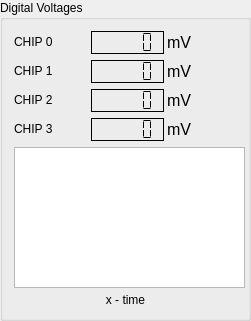
       <widget class="QGroupBox" name="groupBox_4">
        <property name="geometry">
         <rect>
          <x>10</x>
          <y>350</y>
          <width>251</width>
          <height>321</height>
         </rect>
        </property>
        <property name="minimumSize">
         <size>
          <width>251</width>
          <height>321</height>
         </size>
        </property>
        <property name="maximumSize">
         <size>
          <width>251</width>
          <height>321</height>
         </size>
        </property>
        <property name="title">
         <string>Digital Voltages</string>
        </property>
        <layout class="QVBoxLayout" name="verticalLayout_4">
         <item>
          <layout class="QGridLayout" name="gridLayout_8">
           <item row="0" column="1">
            <widget class="QLCDNumber" name="lcdNumber_10">
             <property name="minimumSize">
              <size>
               <width>73</width>
               <height>23</height>
              </size>
             </property>
             <property name="maximumSize">
              <size>
               <width>73</width>
               <height>23</height>
              </size>
             </property>
             <property name="font">
              <font>
               <underline>false</underline>
              </font>
             </property>
             <property name="frameShape">
              <enum>QFrame::Box</enum>
             </property>
             <property name="frameShadow">
              <enum>QFrame::Plain</enum>
             </property>
             <property name="lineWidth">
              <number>1</number>
             </property>
             <property name="midLineWidth">
              <number>0</number>
             </property>
             <property name="smallDecimalPoint">
              <bool>false</bool>
             </property>
             <property name="segmentStyle">
              <enum>QLCDNumber::Flat</enum>
             </property>
            </widget>
           </item>
           <item row="3" column="1">
            <widget class="QLCDNumber" name="lcdNumber_11">
             <property name="minimumSize">
              <size>
               <width>73</width>
               <height>23</height>
              </size>
             </property>
             <property name="maximumSize">
              <size>
               <width>73</width>
               <height>23</height>
              </size>
             </property>
             <property name="font">
              <font>
               <underline>false</underline>
              </font>
             </property>
             <property name="frameShape">
              <enum>QFrame::Box</enum>
             </property>
             <property name="frameShadow">
              <enum>QFrame::Plain</enum>
             </property>
             <property name="lineWidth">
              <number>1</number>
             </property>
             <property name="midLineWidth">
              <number>0</number>
             </property>
             <property name="smallDecimalPoint">
              <bool>false</bool>
             </property>
             <property name="segmentStyle">
              <enum>QLCDNumber::Flat</enum>
             </property>
            </widget>
           </item>
           <item row="1" column="0">
            <widget class="QLabel" name="label_26">
             <property name="minimumSize">
              <size>
               <width>72</width>
               <height>23</height>
              </size>
             </property>
             <property name="maximumSize">
              <size>
               <width>72</width>
               <height>23</height>
              </size>
             </property>
             <property name="text">
              <string>&lt;html&gt;&lt;head/&gt;&lt;body&gt;&lt;p&gt;CHIP 1&lt;/p&gt;&lt;/body&gt;&lt;/html&gt;</string>
             </property>
            </widget>
           </item>
           <item row="3" column="0">
            <widget class="QLabel" name="label_27">
             <property name="minimumSize">
              <size>
               <width>72</width>
               <height>23</height>
              </size>
             </property>
             <property name="maximumSize">
              <size>
               <width>72</width>
               <height>23</height>
              </size>
             </property>
             <property name="text">
              <string>&lt;html&gt;&lt;head/&gt;&lt;body&gt;&lt;p&gt;CHIP 3&lt;/p&gt;&lt;/body&gt;&lt;/html&gt;</string>
             </property>
            </widget>
           </item>
           <item row="2" column="0">
            <widget class="QLabel" name="label_28">
             <property name="minimumSize">
              <size>
               <width>72</width>
               <height>23</height>
              </size>
             </property>
             <property name="maximumSize">
              <size>
               <width>72</width>
               <height>23</height>
              </size>
             </property>
             <property name="text">
              <string>&lt;html&gt;&lt;head/&gt;&lt;body&gt;&lt;p&gt;CHIP 2&lt;/p&gt;&lt;/body&gt;&lt;/html&gt;</string>
             </property>
            </widget>
           </item>
           <item row="2" column="1">
            <widget class="QLCDNumber" name="lcdNumber_12">
             <property name="minimumSize">
              <size>
               <width>73</width>
               <height>23</height>
              </size>
             </property>
             <property name="maximumSize">
              <size>
               <width>73</width>
               <height>23</height>
              </size>
             </property>
             <property name="font">
              <font>
               <underline>false</underline>
              </font>
             </property>
             <property name="frameShape">
              <enum>QFrame::Box</enum>
             </property>
             <property name="frameShadow">
              <enum>QFrame::Plain</enum>
             </property>
             <property name="lineWidth">
              <number>1</number>
             </property>
             <property name="midLineWidth">
              <number>0</number>
             </property>
             <property name="smallDecimalPoint">
              <bool>false</bool>
             </property>
             <property name="segmentStyle">
              <enum>QLCDNumber::Flat</enum>
             </property>
            </widget>
           </item>
           <item row="1" column="1">
            <widget class="QLCDNumber" name="lcdNumber_13">
             <property name="minimumSize">
              <size>
               <width>73</width>
               <height>23</height>
              </size>
             </property>
             <property name="maximumSize">
              <size>
               <width>73</width>
               <height>23</height>
              </size>
             </property>
             <property name="font">
              <font>
               <underline>false</underline>
              </font>
             </property>
             <property name="frameShape">
              <enum>QFrame::Box</enum>
             </property>
             <property name="frameShadow">
              <enum>QFrame::Plain</enum>
             </property>
             <property name="lineWidth">
              <number>1</number>
             </property>
             <property name="midLineWidth">
              <number>0</number>
             </property>
             <property name="smallDecimalPoint">
              <bool>false</bool>
             </property>
             <property name="segmentStyle">
              <enum>QLCDNumber::Flat</enum>
             </property>
            </widget>
           </item>
           <item row="2" column="2">
            <widget class="QLabel" name="label_29">
             <property name="minimumSize">
              <size>
               <width>72</width>
               <height>23</height>
              </size>
             </property>
             <property name="maximumSize">
              <size>
               <width>72</width>
               <height>23</height>
              </size>
             </property>
             <property name="text">
              <string>&lt;html&gt;&lt;head/&gt;&lt;body&gt;&lt;p&gt;&lt;span style=&quot; font-size:12pt;&quot;&gt;mV&lt;/span&gt;&lt;/p&gt;&lt;/body&gt;&lt;/html&gt;</string>
             </property>
            </widget>
           </item>
           <item row="0" column="2">
            <widget class="QLabel" name="label_30">
             <property name="minimumSize">
              <size>
               <width>72</width>
               <height>23</height>
              </size>
             </property>
             <property name="maximumSize">
              <size>
               <width>72</width>
               <height>23</height>
              </size>
             </property>
             <property name="text">
              <string>&lt;html&gt;&lt;head/&gt;&lt;body&gt;&lt;p&gt;&lt;span style=&quot; font-size:12pt;&quot;&gt;mV&lt;/span&gt;&lt;/p&gt;&lt;/body&gt;&lt;/html&gt;</string>
             </property>
            </widget>
           </item>
           <item row="1" column="2">
            <widget class="QLabel" name="label_31">
             <property name="minimumSize">
              <size>
               <width>72</width>
               <height>23</height>
              </size>
             </property>
             <property name="maximumSize">
              <size>
               <width>72</width>
               <height>23</height>
              </size>
             </property>
             <property name="text">
              <string>&lt;html&gt;&lt;head/&gt;&lt;body&gt;&lt;p&gt;&lt;span style=&quot; font-size:12pt;&quot;&gt;mV&lt;/span&gt;&lt;/p&gt;&lt;/body&gt;&lt;/html&gt;</string>
             </property>
            </widget>
           </item>
           <item row="3" column="2">
            <widget class="QLabel" name="label_32">
             <property name="minimumSize">
              <size>
               <width>72</width>
               <height>23</height>
              </size>
             </property>
             <property name="maximumSize">
              <size>
               <width>72</width>
               <height>23</height>
              </size>
             </property>
             <property name="text">
              <string>&lt;html&gt;&lt;head/&gt;&lt;body&gt;&lt;p&gt;&lt;span style=&quot; font-size:12pt;&quot;&gt;mV&lt;/span&gt;&lt;/p&gt;&lt;/body&gt;&lt;/html&gt;</string>
             </property>
            </widget>
           </item>
           <item row="0" column="0">
            <widget class="QLabel" name="label_33">
             <property name="minimumSize">
              <size>
               <width>72</width>
               <height>23</height>
              </size>
             </property>
             <property name="maximumSize">
              <size>
               <width>72</width>
               <height>23</height>
              </size>
             </property>
             <property name="text">
              <string>&lt;html&gt;&lt;head/&gt;&lt;body&gt;&lt;p&gt;CHIP 0&lt;/p&gt;&lt;/body&gt;&lt;/html&gt;</string>
             </property>
            </widget>
           </item>
          </layout>
         </item>
         <item>
          <widget class="PlotWidget" name="graphicsView_4">
           <property name="minimumSize">
            <size>
             <width>231</width>
             <height>141</height>
            </size>
           </property>
           <property name="maximumSize">
            <size>
             <width>231</width>
             <height>141</height>
            </size>
           </property>
          </widget>
         </item>
         <item>
          <widget class="QLabel" name="label_34">
           <property name="text">
            <string>&lt;html&gt;&lt;head/&gt;&lt;body&gt;&lt;p align=&quot;center&quot;&gt;x - time&lt;/p&gt;&lt;/body&gt;&lt;/html&gt;</string>
           </property>
          </widget>
         </item>
        </layout>
       </widget>
